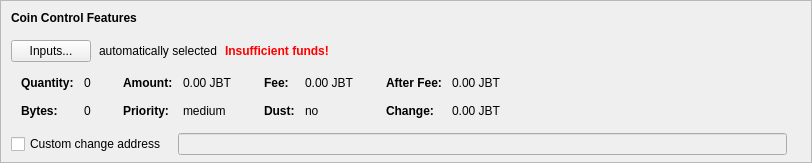
    <widget class="QFrame" name="frameCoinControl">
     <property name="sizePolicy">
      <sizepolicy hsizetype="Expanding" vsizetype="Expanding">
       <horstretch>0</horstretch>
       <verstretch>0</verstretch>
      </sizepolicy>
     </property>
     <property name="maximumSize">
      <size>
       <width>16777215</width>
       <height>16777215</height>
      </size>
     </property>
     <property name="frameShape">
      <enum>QFrame::StyledPanel</enum>
     </property>
     <property name="frameShadow">
      <enum>QFrame::Sunken</enum>
     </property>
     <layout class="QVBoxLayout" name="verticalLayoutCoinControl2">
      <property name="spacing">
       <number>0</number>
      </property>
      <property name="leftMargin">
       <number>0</number>
      </property>
      <property name="topMargin">
       <number>0</number>
      </property>
      <property name="rightMargin">
       <number>0</number>
      </property>
      <property name="bottomMargin">
       <number>6</number>
      </property>
      <item>
       <layout class="QVBoxLayout" name="verticalLayoutCoinControl" stretch="0,0,0,0,1">
        <property name="spacing">
         <number>0</number>
        </property>
        <property name="leftMargin">
         <number>10</number>
        </property>
        <property name="topMargin">
         <number>10</number>
        </property>
        <item>
         <layout class="QHBoxLayout" name="horizontalLayoutCoinControl1">
          <property name="bottomMargin">
           <number>15</number>
          </property>
          <item>
           <widget class="QLabel" name="labelCoinControlFeatures">
            <property name="sizePolicy">
             <sizepolicy hsizetype="Preferred" vsizetype="Maximum">
              <horstretch>0</horstretch>
              <verstretch>0</verstretch>
             </sizepolicy>
            </property>
            <property name="font">
             <font>
              <weight>75</weight>
              <bold>true</bold>
             </font>
            </property>
            <property name="styleSheet">
             <string notr="true">font-weight:bold;</string>
            </property>
            <property name="text">
             <string>Coin Control Features</string>
            </property>
           </widget>
          </item>
         </layout>
        </item>
        <item>
         <layout class="QHBoxLayout" name="horizontalLayoutCoinControl2" stretch="0,0,0,0">
          <property name="spacing">
           <number>8</number>
          </property>
          <property name="bottomMargin">
           <number>10</number>
          </property>
          <item>
           <widget class="QPushButton" name="pushButtonCoinControl">
            <property name="styleSheet">
             <string notr="true"/>
            </property>
            <property name="text">
             <string>Inputs...</string>
            </property>
            <property name="autoDefault">
             <bool>false</bool>
            </property>
           </widget>
          </item>
          <item>
           <widget class="QLabel" name="labelCoinControlAutomaticallySelected">
            <property name="text">
             <string>automatically selected</string>
            </property>
            <property name="margin">
             <number>5</number>
            </property>
           </widget>
          </item>
          <item>
           <widget class="QLabel" name="labelCoinControlInsuffFunds">
            <property name="font">
             <font>
              <weight>75</weight>
              <bold>true</bold>
             </font>
            </property>
            <property name="styleSheet">
             <string notr="true">color:red;font-weight:bold;</string>
            </property>
            <property name="text">
             <string>Insufficient funds!</string>
            </property>
            <property name="margin">
             <number>5</number>
            </property>
           </widget>
          </item>
          <item>
           <spacer name="horizontalSpacerCoinControl">
            <property name="orientation">
             <enum>Qt::Horizontal</enum>
            </property>
            <property name="sizeHint" stdset="0">
             <size>
              <width>40</width>
              <height>1</height>
             </size>
            </property>
           </spacer>
          </item>
         </layout>
        </item>
        <item>
         <widget class="QWidget" name="widgetCoinControl" native="true">
          <property name="sizePolicy">
           <sizepolicy hsizetype="Preferred" vsizetype="Preferred">
            <horstretch>0</horstretch>
            <verstretch>0</verstretch>
           </sizepolicy>
          </property>
          <property name="minimumSize">
           <size>
            <width>0</width>
            <height>0</height>
           </size>
          </property>
          <property name="styleSheet">
           <string notr="true"/>
          </property>
          <layout class="QHBoxLayout" name="horizontalLayoutCoinControl5">
           <property name="leftMargin">
            <number>0</number>
           </property>
           <property name="topMargin">
            <number>0</number>
           </property>
           <property name="rightMargin">
            <number>0</number>
           </property>
           <property name="bottomMargin">
            <number>0</number>
           </property>
           <item>
            <layout class="QHBoxLayout" name="horizontalLayoutCoinControl3" stretch="0,0,0,1">
             <property name="spacing">
              <number>20</number>
             </property>
             <property name="topMargin">
              <number>0</number>
             </property>
             <property name="bottomMargin">
              <number>10</number>
             </property>
             <item>
              <layout class="QFormLayout" name="formLayoutCoinControl1">
               <property name="horizontalSpacing">
                <number>10</number>
               </property>
               <property name="verticalSpacing">
                <number>14</number>
               </property>
               <property name="leftMargin">
                <number>10</number>
               </property>
               <property name="topMargin">
                <number>4</number>
               </property>
               <property name="rightMargin">
                <number>6</number>
               </property>
               <item row="0" column="0">
                <widget class="QLabel" name="labelCoinControlQuantityText">
                 <property name="font">
                  <font>
                   <weight>75</weight>
                   <bold>true</bold>
                  </font>
                 </property>
                 <property name="text">
                  <string>Quantity:</string>
                 </property>
                 <property name="margin">
                  <number>0</number>
                 </property>
                </widget>
               </item>
               <item row="0" column="1">
                <widget class="QLabel" name="labelCoinControlQuantity">
                 <property name="cursor">
                  <cursorShape>IBeamCursor</cursorShape>
                 </property>
                 <property name="contextMenuPolicy">
                  <enum>Qt::ActionsContextMenu</enum>
                 </property>
                 <property name="text">
                  <string notr="true">0</string>
                 </property>
                 <property name="margin">
                  <number>0</number>
                 </property>
                 <property name="textInteractionFlags">
                  <set>Qt::LinksAccessibleByMouse|Qt::TextSelectableByKeyboard|Qt::TextSelectableByMouse</set>
                 </property>
                </widget>
               </item>
               <item row="1" column="0">
                <widget class="QLabel" name="labelCoinControlBytesText">
                 <property name="font">
                  <font>
                   <weight>75</weight>
                   <bold>true</bold>
                  </font>
                 </property>
                 <property name="text">
                  <string>Bytes:</string>
                 </property>
                </widget>
               </item>
               <item row="1" column="1">
                <widget class="QLabel" name="labelCoinControlBytes">
                 <property name="cursor">
                  <cursorShape>IBeamCursor</cursorShape>
                 </property>
                 <property name="contextMenuPolicy">
                  <enum>Qt::ActionsContextMenu</enum>
                 </property>
                 <property name="text">
                  <string notr="true">0</string>
                 </property>
                 <property name="textInteractionFlags">
                  <set>Qt::LinksAccessibleByMouse|Qt::TextSelectableByKeyboard|Qt::TextSelectableByMouse</set>
                 </property>
                </widget>
               </item>
              </layout>
             </item>
             <item>
              <layout class="QFormLayout" name="formLayoutCoinControl2">
               <property name="horizontalSpacing">
                <number>10</number>
               </property>
               <property name="verticalSpacing">
                <number>14</number>
               </property>
               <property name="leftMargin">
                <number>6</number>
               </property>
               <property name="topMargin">
                <number>4</number>
               </property>
               <property name="rightMargin">
                <number>6</number>
               </property>
               <item row="0" column="0">
                <widget class="QLabel" name="labelCoinControlAmountText">
                 <property name="font">
                  <font>
                   <weight>75</weight>
                   <bold>true</bold>
                  </font>
                 </property>
                 <property name="text">
                  <string>Amount:</string>
                 </property>
                 <property name="margin">
                  <number>0</number>
                 </property>
                </widget>
               </item>
               <item row="0" column="1">
                <widget class="QLabel" name="labelCoinControlAmount">
                 <property name="cursor">
                  <cursorShape>IBeamCursor</cursorShape>
                 </property>
                 <property name="contextMenuPolicy">
                  <enum>Qt::ActionsContextMenu</enum>
                 </property>
                 <property name="text">
                  <string notr="true">0.00 JBT</string>
                 </property>
                 <property name="textInteractionFlags">
                  <set>Qt::LinksAccessibleByMouse|Qt::TextSelectableByKeyboard|Qt::TextSelectableByMouse</set>
                 </property>
                </widget>
               </item>
               <item row="1" column="0">
                <widget class="QLabel" name="labelCoinControlPriorityText">
                 <property name="font">
                  <font>
                   <weight>75</weight>
                   <bold>true</bold>
                  </font>
                 </property>
                 <property name="text">
                  <string>Priority:</string>
                 </property>
                </widget>
               </item>
               <item row="1" column="1">
                <widget class="QLabel" name="labelCoinControlPriority">
                 <property name="cursor">
                  <cursorShape>IBeamCursor</cursorShape>
                 </property>
                 <property name="contextMenuPolicy">
                  <enum>Qt::ActionsContextMenu</enum>
                 </property>
                 <property name="text">
                  <string notr="true">medium</string>
                 </property>
                 <property name="textInteractionFlags">
                  <set>Qt::LinksAccessibleByMouse|Qt::TextSelectableByKeyboard|Qt::TextSelectableByMouse</set>
                 </property>
                </widget>
               </item>
              </layout>
             </item>
             <item>
              <layout class="QFormLayout" name="formLayoutCoinControl3">
               <property name="horizontalSpacing">
                <number>10</number>
               </property>
               <property name="verticalSpacing">
                <number>14</number>
               </property>
               <property name="leftMargin">
                <number>6</number>
               </property>
               <property name="topMargin">
                <number>4</number>
               </property>
               <property name="rightMargin">
                <number>6</number>
               </property>
               <item row="0" column="0">
                <widget class="QLabel" name="labelCoinControlFeeText">
                 <property name="font">
                  <font>
                   <weight>75</weight>
                   <bold>true</bold>
                  </font>
                 </property>
                 <property name="text">
                  <string>Fee:</string>
                 </property>
                 <property name="margin">
                  <number>0</number>
                 </property>
                </widget>
               </item>
               <item row="0" column="1">
                <widget class="QLabel" name="labelCoinControlFee">
                 <property name="cursor">
                  <cursorShape>IBeamCursor</cursorShape>
                 </property>
                 <property name="contextMenuPolicy">
                  <enum>Qt::ActionsContextMenu</enum>
                 </property>
                 <property name="text">
                  <string notr="true">0.00 JBT</string>
                 </property>
                 <property name="textInteractionFlags">
                  <set>Qt::LinksAccessibleByMouse|Qt::TextSelectableByKeyboard|Qt::TextSelectableByMouse</set>
                 </property>
                </widget>
               </item>
               <item row="1" column="0">
                <widget class="QLabel" name="labelCoinControlLowOutputText">
                 <property name="font">
                  <font>
                   <weight>75</weight>
                   <bold>true</bold>
                  </font>
                 </property>
                 <property name="text">
                  <string>Dust:</string>
                 </property>
                </widget>
               </item>
               <item row="1" column="1">
                <widget class="QLabel" name="labelCoinControlLowOutput">
                 <property name="cursor">
                  <cursorShape>IBeamCursor</cursorShape>
                 </property>
                 <property name="contextMenuPolicy">
                  <enum>Qt::ActionsContextMenu</enum>
                 </property>
                 <property name="text">
                  <string notr="true">no</string>
                 </property>
                 <property name="textInteractionFlags">
                  <set>Qt::LinksAccessibleByMouse|Qt::TextSelectableByKeyboard|Qt::TextSelectableByMouse</set>
                 </property>
                </widget>
               </item>
              </layout>
             </item>
             <item>
              <layout class="QFormLayout" name="formLayoutCoinControl4">
               <property name="horizontalSpacing">
                <number>10</number>
               </property>
               <property name="verticalSpacing">
                <number>14</number>
               </property>
               <property name="leftMargin">
                <number>6</number>
               </property>
               <property name="topMargin">
                <number>4</number>
               </property>
               <property name="rightMargin">
                <number>6</number>
               </property>
               <item row="0" column="0">
                <widget class="QLabel" name="labelCoinControlAfterFeeText">
                 <property name="font">
                  <font>
                   <weight>75</weight>
                   <bold>true</bold>
                  </font>
                 </property>
                 <property name="text">
                  <string>After Fee:</string>
                 </property>
                 <property name="margin">
                  <number>0</number>
                 </property>
                </widget>
               </item>
               <item row="0" column="1">
                <widget class="QLabel" name="labelCoinControlAfterFee">
                 <property name="cursor">
                  <cursorShape>IBeamCursor</cursorShape>
                 </property>
                 <property name="contextMenuPolicy">
                  <enum>Qt::ActionsContextMenu</enum>
                 </property>
                 <property name="text">
                  <string notr="true">0.00 JBT</string>
                 </property>
                 <property name="textInteractionFlags">
                  <set>Qt::LinksAccessibleByMouse|Qt::TextSelectableByKeyboard|Qt::TextSelectableByMouse</set>
                 </property>
                </widget>
               </item>
               <item row="1" column="0">
                <widget class="QLabel" name="labelCoinControlChangeText">
                 <property name="font">
                  <font>
                   <weight>75</weight>
                   <bold>true</bold>
                  </font>
                 </property>
                 <property name="text">
                  <string>Change:</string>
                 </property>
                </widget>
               </item>
               <item row="1" column="1">
                <widget class="QLabel" name="labelCoinControlChange">
                 <property name="cursor">
                  <cursorShape>IBeamCursor</cursorShape>
                 </property>
                 <property name="contextMenuPolicy">
                  <enum>Qt::ActionsContextMenu</enum>
                 </property>
                 <property name="text">
                  <string notr="true">0.00 JBT</string>
                 </property>
                 <property name="textInteractionFlags">
                  <set>Qt::LinksAccessibleByMouse|Qt::TextSelectableByKeyboard|Qt::TextSelectableByMouse</set>
                 </property>
                </widget>
               </item>
              </layout>
             </item>
            </layout>
           </item>
          </layout>
         </widget>
        </item>
        <item>
         <layout class="QHBoxLayout" name="horizontalLayoutCoinControl4" stretch="0,0,0">
          <property name="spacing">
           <number>12</number>
          </property>
          <property name="sizeConstraint">
           <enum>QLayout::SetDefaultConstraint</enum>
          </property>
          <property name="topMargin">
           <number>5</number>
          </property>
          <property name="rightMargin">
           <number>5</number>
          </property>
          <item>
           <widget class="QCheckBox" name="checkBoxCoinControlChange">
            <property name="toolTip">
             <string>If this is activated, but the change address is empty or invalid, change will be sent to a newly generated address.</string>
            </property>
            <property name="text">
             <string>Custom change address</string>
            </property>
           </widget>
          </item>
          <item>
           <widget class="QValidatedLineEdit" name="lineEditCoinControlChange">
            <property name="enabled">
             <bool>false</bool>
            </property>
            <property name="sizePolicy">
             <sizepolicy hsizetype="Expanding" vsizetype="Fixed">
              <horstretch>0</horstretch>
              <verstretch>0</verstretch>
             </sizepolicy>
            </property>
           </widget>
          </item>
          <item>
           <widget class="QLabel" name="labelCoinControlChangeLabel">
            <property name="sizePolicy">
             <sizepolicy hsizetype="Preferred" vsizetype="Expanding">
              <horstretch>0</horstretch>
              <verstretch>0</verstretch>
             </sizepolicy>
            </property>
            <property name="minimumSize">
             <size>
              <width>0</width>
              <height>0</height>
             </size>
            </property>
            <property name="text">
             <string/>
            </property>
            <property name="margin">
             <number>3</number>
            </property>
           </widget>
          </item>
         </layout>
        </item>
        <item>
         <spacer name="verticalSpacerCoinControl">
          <property name="orientation">
           <enum>Qt::Vertical</enum>
          </property>
          <property name="sizeHint" stdset="0">
           <size>
            <width>800</width>
            <height>1</height>
           </size>
          </property>
         </spacer>
        </item>
       </layout>
      </item>
     </layout>
    </widget>
